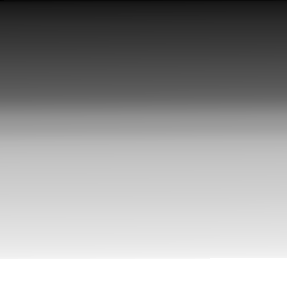
#> input picture imgs/histogram/img1_tp.png, 287 x 288 px
$ jupyter execute histogram.ipynb
#> lines starting #> are read from the running program, lines starting #| are printed output that depends on the picture; after the words box and inside, x2 and y2 are one past the last pixel; in counts of white or black regions, pixels touching at a corner belong together
[cell 1]
import cv2
import matplotlib.pyplot as plt
import numpy as np

## Histogramas
1. Leer las imágenes en escala de grises con OpenCV y visualizarlas.
2. Elegir el número de bins que se crea conveniente y grafique su histograma, compare los histogramas entre sí.

[cell 2]
IMAGE_ROOT_PATH = "imgs/histogram/"
IMAGES_FILENAMES = ["img1_tp.png", "img2_tp.png"]

[cell 3]
fig, axs = plt.subplots(nrows=2, ncols=len(IMAGES_FILENAMES))
fig.set_size_inches(8, 8)
for ax_img, ax_hist, img_file in zip(axs[:][0], axs[:][1], IMAGES_FILENAMES):
    img = cv2.imread(IMAGE_ROOT_PATH + img_file, cv2.IMREAD_GRAYSCALE)
#> img is the input picture: shape (288, 287); min 2, max 255, mean 154.8
    ax_img.imshow(img, cmap="gray")
    ax_img.set_title(img_file)
    ax_hist.hist(img.ravel(), 256, [0, 256])
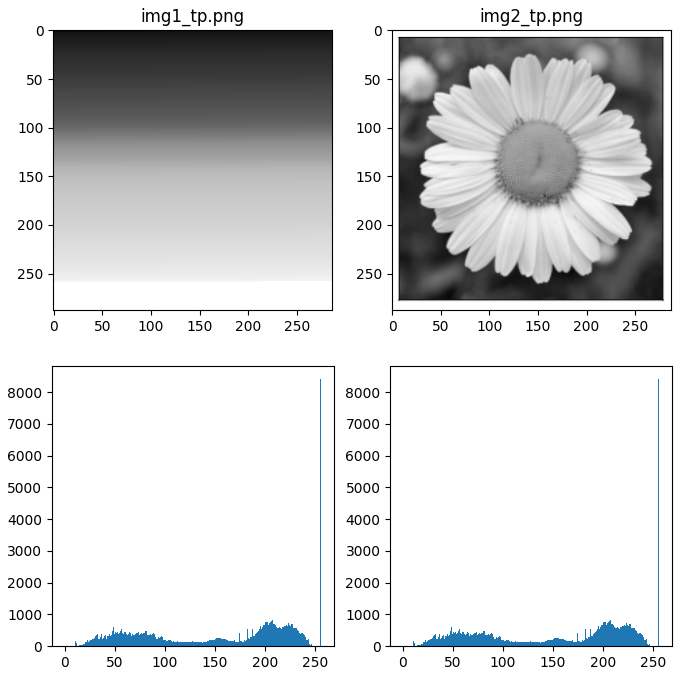
#> figure drawn by matplotlib, 4 panels; panel 3: tallest bar 8400 high, from x = 255 to 256; panel 4: tallest bar 8400 high, from x = 255 to 256

Se puede observar que los histogramas de ambas imágenes son iguales, por lo tanto, las tonalidades de la imágen de la flor (derecha) coinciden con las del gradiente (izquierda). Es decir, si se ordenan los pixeles de negro (0, 0, 0) a blanco (255, 255, 255) en la imagen de la flor se obtiene el gradiente.

El histograma es útil como feature si se desea entrenar un modelo de clasificación/detección ya que se puede asociar los distintos picos del mismo a áreas específicas de la imágen.

### Segmentación utilizando histogramas
Previsualización de imágen a analizar.

[cell 4]
img = cv2.cvtColor(cv2.imread(IMAGE_ROOT_PATH + "segmentacion.png"), cv2.COLOR_BGR2RGB)
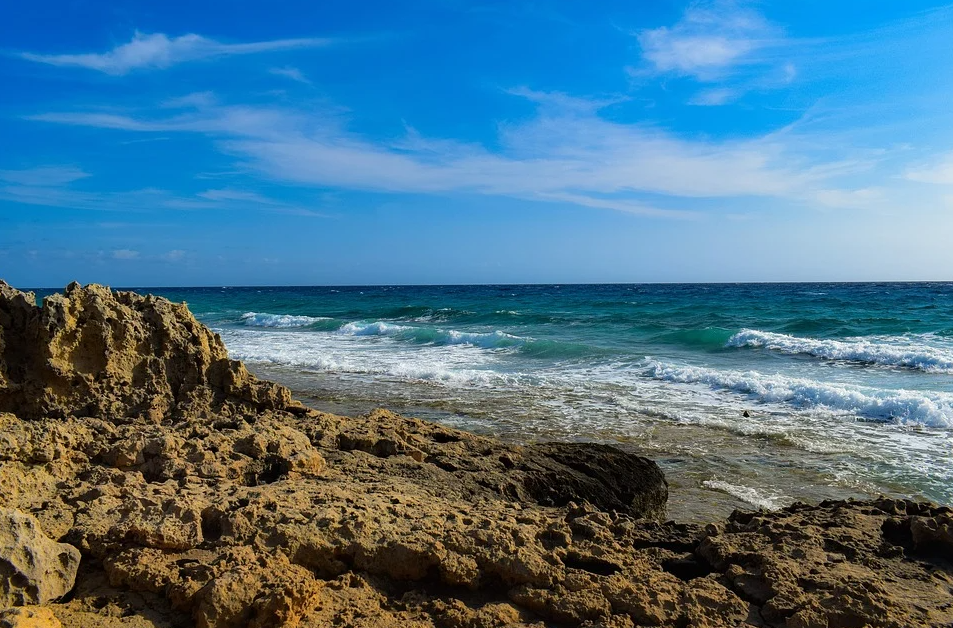
#> input picture imgs/histogram/segmentacion.png, 953 x 628 px
#> img: shape (628, 953, 3)
plt.imshow(img)

Análisis de los histogramas para los canales RGB

[cell 5]
COLORS = ("r", "g", "b")
fig, axs = plt.subplots(nrows=2, ncols=3)
fig.set_size_inches(15, 5)
axs[0][0].set_title("Red channel")
axs[0][1].set_title("Green channel")
axs[0][2].set_title("Blue channel")
for i, (color, img_chn) in enumerate(zip(COLORS, cv2.split(img))):
    histr = cv2.calcHist([img], [i], None, [256], [0, 256])
    axs[1][i].plot(histr, color=color)
    axs[1][i].set_xlim([0, 256])
    axs[1][i].grid()
    axs[0][i].imshow(img_chn, cmap="gray")
#> this loop made 3 passes
#> color on passes 1 to 3: 'r', 'g', 'b'
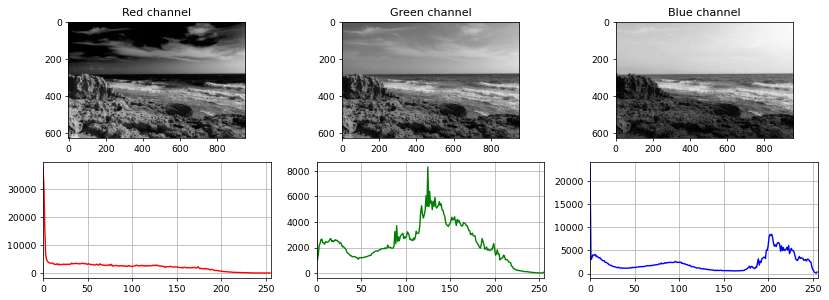
#> figure drawn by matplotlib, 6 panels; panel 4: curve peaks at x = 0, y = 37866; panel 5: curve peaks at x = 125, y = 8300; panel 6: curve peaks at x = 0, y = 22983

Segmentación de la imágen en cielo, agua y tierra (rocas).

[cell 6]
fig, axs = plt.subplots(nrows=1, ncols=3)
fig.set_size_inches(15, 5)
axs[0].set_title("Water mask")
axs[1].set_title("Sky mask")
axs[2].set_title("Earth mask")

img = cv2.cvtColor(cv2.imread(IMAGE_ROOT_PATH + "segmentacion.png"), cv2.COLOR_BGR2RGB)
img_red, img_green, img_blue = cv2.split(img)
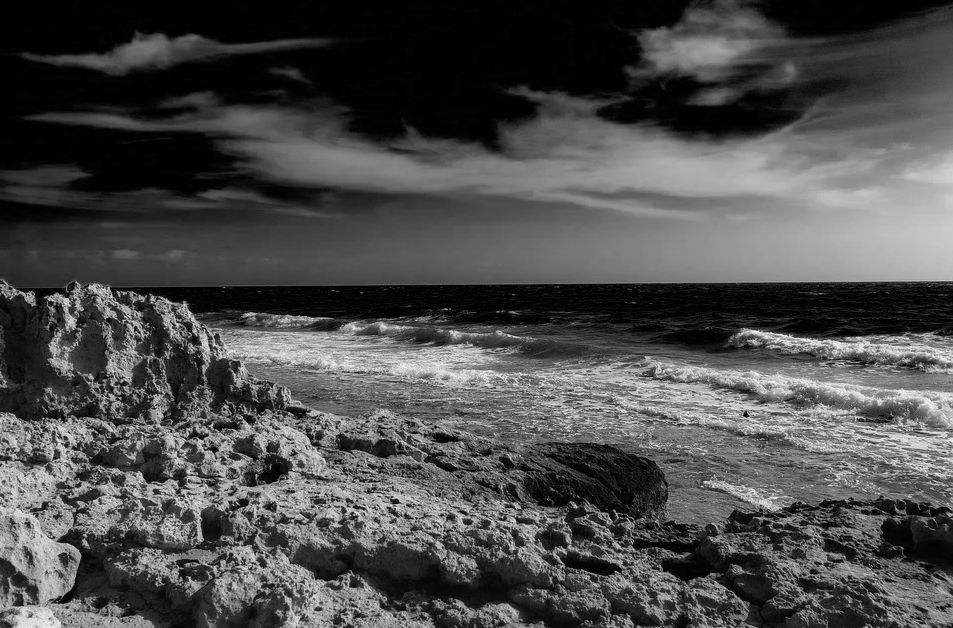
#> img_red: shape (628, 953); min 0, max 255, mean 76.1
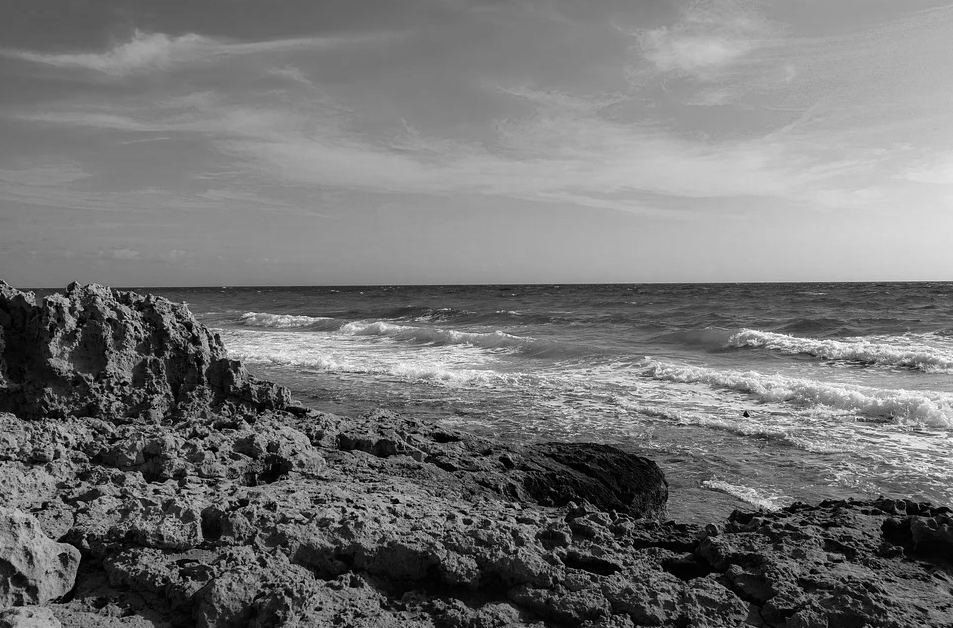
#> img_green: shape (628, 953); min 0, max 255, mean 116.4
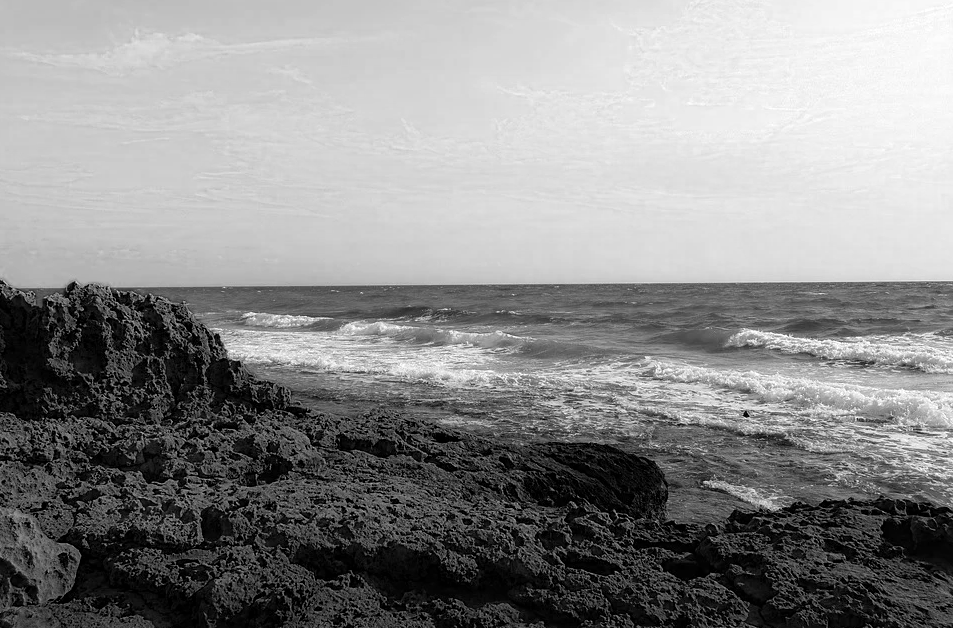
#> img_blue: shape (628, 953); min 0, max 255, mean 139

sea_fom_mask = (img_green > 200) & (img_red > 200) & (img_blue > 200)
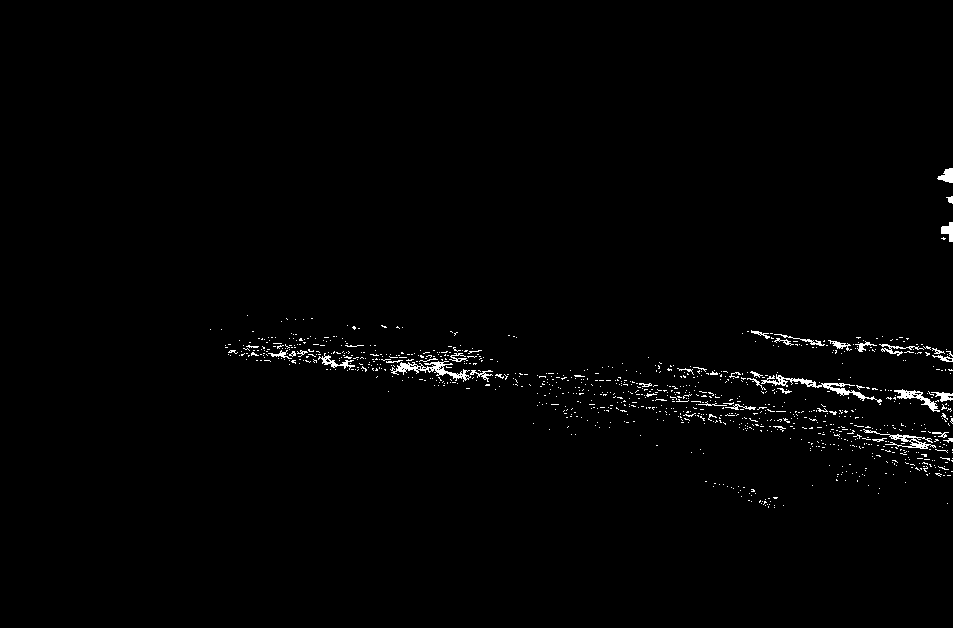
#> sea_fom_mask: shape (628, 953) bool; 1.1% white in thin lines or dots, all inside (x1, y1, x2, y2) = (210, 168, 953, 508)
mask_earth = (img_green < 50) | (img_blue < 50)
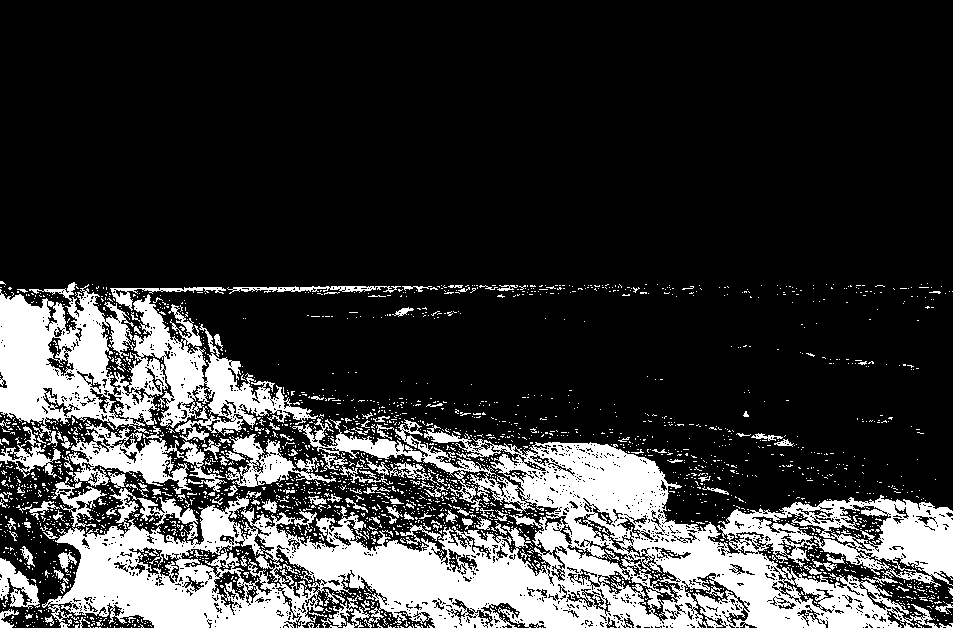
#> mask_earth: shape (628, 953) bool; 21.4% white; 2579 white regions (2433 under 20 px), largest, box (x1, y1, x2, y2) and area: (42, 418, 953, 628) 80966, (0, 282, 318, 447) 22435, (66, 420, 227, 494) 4320
mask_sky = (img_blue > 150) & ~sea_fom_mask
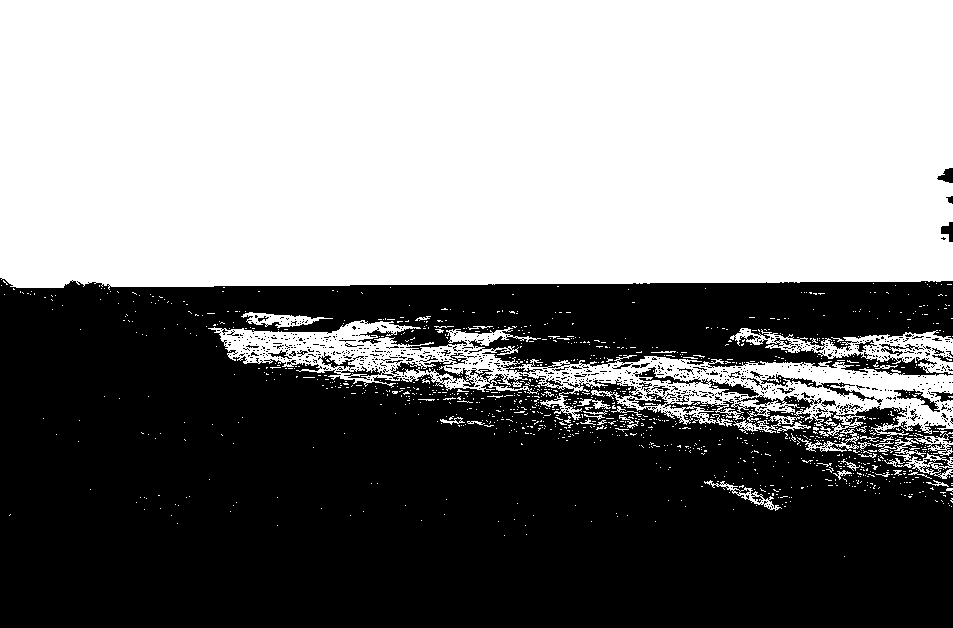
#> mask_sky: shape (628, 953) bool; 51.1% white; 806 black regions (764 under 20 px), largest, box (x1, y1, x2, y2) and area: (0, 278, 953, 628) 286162, (633, 367, 759, 397) 664, (390, 361, 475, 387) 557
mask_water = (img_green > 60) & (img_green < 110) & (img_blue > 80) & (img_blue < 120) | sea_fom_mask
#> mask_water: shape (628, 953) bool; 7.4% white; 4929 white regions (4790 under 20 px), largest, box (x1, y1, x2, y2) and area: (150, 282, 953, 361) 22659, (507, 343, 660, 361) 1080, (761, 374, 882, 405) 546
axs[0].imshow(cv2.bitwise_and(img, img, mask=mask_water.astype(np.uint8) * 255))
axs[1].imshow(cv2.bitwise_and(img, img, mask=mask_sky.astype(np.uint8) * 255))
axs[2].imshow(cv2.bitwise_and(img, img, mask=mask_earth.astype(np.uint8) * 255))
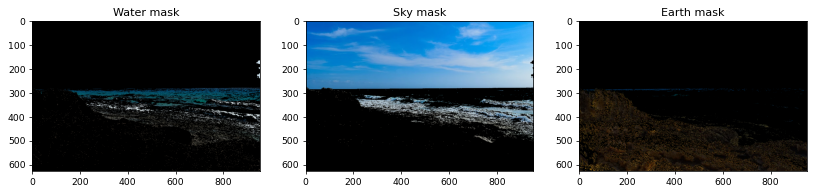
#> figure drawn by matplotlib, 3 panels
